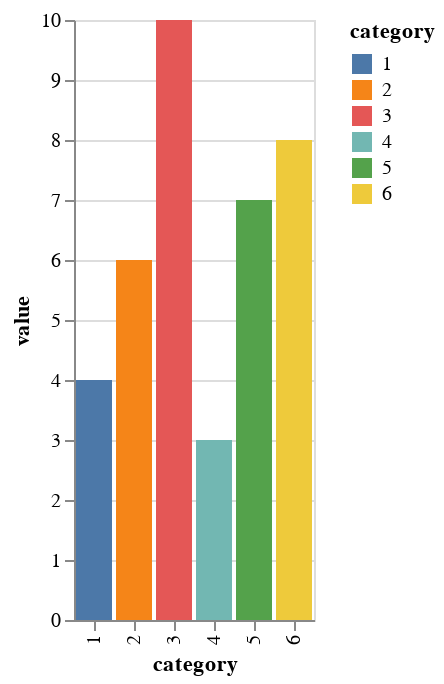

The notebook cell saved with this chart:
### Markdown cell above
In the code above, we are using circle as the mark. We also use "category" as the x coordinate and "value" as the y coordinate.  Notice that the suffix `:O` and `:Q` after the column names. `:O` indicates the column encodes ordered categorical data. `:Q` indicates the column encode quantitative data. Altair automatically chooses the appropriate scale for each axis based on the type of the data. Other types of data include nominal, temporal and geojson data.  You can read more about them [here](https://altair-viz.github.io/user_guide/encoding.html#encoding-data-types).

Now, let's change this chart to a bar chart by replacing `mark_circle` with `mark_bar`.

### Code cell
bar_chart = base.mark_bar()\
                .encode(x="category:O", y="value:Q", color="category:N")
bar_chart

### Figure 1 — Vega-Lite specification as saved in the notebook (floating-point values rounded to 4 significant figures)
{"config": {"view": {"continuousWidth": 400, "continuousHeight": 300}}, "data": {"name": "data-c9896de6322bcd9cf0fe9396e0b72d16"}, "mark": "bar", "encoding": {"color": {"field": "category", "type": "nominal"}, "x": {"field": "category", "type": "ordinal"}, "y": {"field": "value", "type": "quantitative"}}, "$schema": "https://vega.github.io/schema/vega-lite/v4.17.0.json", "datasets": {"data-c9896de6322bcd9cf0fe9396e0b72d16": [{"category": 1, "value": 4}, {"category": 2, "value": 6}, {"category": 3, "value": 10}, {"category": 4, "value": 3}, {"category": 5, "value": 7}, {"category": 6, "value": 8}]}}
